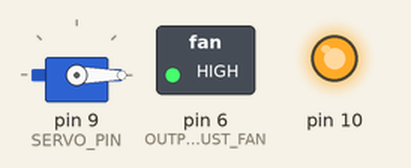
A program run on a simulated Arduino Uno, built with avr-gcc and run on an emulated ATmega328P. On the bench: servo, switched loads named in the program (green lamp = pin HIGH), output pins drawn as LEDs (lit = HIGH).

Above: at 0.1 s.
Timing chart, 0 to 1.6 s (numbered marks = the images above):
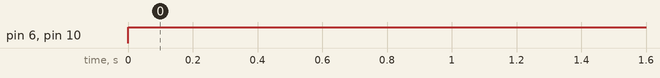

The program:

main.cpp
```cpp
#include <Arduino.h>

#include <common.hpp>
#include <Servo.h>
#include <util.hpp>

#include <PID_v1.h>

// Declared weak in Arduino.h to allow user redefinitions.
int atexit(void (*/*func*/)()) { return 0; }

// Weak empty variant initialization function.
// May be redefined by variant files.
void initVariant() __attribute__((weak));
void initVariant() {}

void setupUSB() __attribute__((weak));
void setupUSB() {}

#define US_SENSOR_LEFT US_SENSOR_1
#define US_SENSOR_RIGHT US_SENSOR_2
#define US_SENSOR_FRONT US_SENSOR_3

int main(void)
{
    init();

    initVariant();

#if defined(USBCON)
    USBDevice.attach();
#endif

    /**
     * @brief Begin of setup() and initialization of variables and objects
     *
     */

    Serial.begin(9600);

    /**
     * @brief PID controller used for front sensor
     *
     */
    double set_point, input, output;
    PID pid_controller(&input, &output, &set_point, 0, 10, 0, P_ON_M, DIRECT);
    set_point = 20.0;
    pid_controller.SetOutputLimits(0, 255);
    pid_controller.SetMode(AUTOMATIC);


    /**
     * @brief Input variable for US sensors
     *
     */
    unsigned long us_sensor_buffer[3];

    double distance_left, distance_front, distance_right;

    /**
     * @brief Servo motor object
     *
     */
    Servo servo_motor;

    servo_motor.attach(SERVO);

    hc::StateMachine state_machine(20.0);

    // pinMode(LIFT_FAN, OUTPUT);
    pinMode(THRUST_FAN, OUTPUT);

    pinMode(US_SENSOR_LEFT, INPUT);
    pinMode(US_SENSOR_RIGHT, INPUT);
    pinMode(US_SENSOR_FRONT, INPUT);

    pinMode(LED_GREEN, OUTPUT);
    pinMode(SERVO, OUTPUT);
    pinMode(LED_WARNING, OUTPUT);

    /**
     * @brief Super-loop
     *
     */
    while (true)
    {


        analogWrite(LIFT_FAN, 255);
        analogWrite(THRUST_FAN, 255);

        /**
         * @brief Measures the time of a pulse length when in HIGH state
         * Value returns the speed of sound which can then be converted to cm
         *
         */

        us_sensor_buffer[0] = pulseIn(US_SENSOR_LEFT, HIGH);
        us_sensor_buffer[1] = pulseIn(US_SENSOR_FRONT, HIGH);
        us_sensor_buffer[2] = pulseIn(US_SENSOR_RIGHT, HIGH);

        if ((us_sensor_buffer[0] > 0) && (us_sensor_buffer[0] <= 37500))
        {
            distance_left = us_sensor_buffer[0] / 147 * 2.54;
        }

        if ((us_sensor_buffer[1] > 0) && (us_sensor_buffer[1] <= 37500))
        {
            distance_front = us_sensor_buffer[1] / 147 * 2.54;
        }

        if ((us_sensor_buffer[2] > 0) && (us_sensor_buffer[2] <= 37500))
        {
            distance_right = us_sensor_buffer[2] / 147 * 2.54;
        }

        /**
         * @brief runs the state machine logic for next state value
         *
         */

        hc::STATE current_state = state_machine.run(distance_left, distance_front, distance_right);


        /**
         * @brief Init of output logic based on next state and input value
         * This is a representation of a miley machine which outputs the required angle based on the currents state of the hovercraft and the input provided.
         * Servo is defined as an actuator which can perform rotation from -90 to +90
         * if on state LEFT: servo is at -90 degrees (MIN_PULSE_WIDTH)
         * if on state FRONT: servo is at 0 degree (MIN_PULSE_WIDTH + MAX_PULSE_WIDTH) / 2
         * if on state RIGHT: servo is at +90 degree (MAX_PULSE_WIDTH)
         *
         * Note that an additional check is made in case the state has changed. It ensures that the servo performs a smooth rotation preventing the hovercraft to enter in an undesired state.
         *
         * Note that thrust fan speed is decreased for smooth rotation
         */
        if (current_state == hc::STATE::LEFT)
        {

            if (state_machine.get_changed_state())
            {

                analogWrite(THRUST_FAN, 75);
                int temp_init = MIN_PULSE_WIDTH;
                int temp_limit = servo_motor.readMicroseconds();

                for (int i = temp_limit; i >= temp_init; i--)
                {
                    servo_motor.writeMicroseconds(i);
                    delay(1);
                }
            }

            servo_motor.writeMicroseconds(MIN_PULSE_WIDTH + 25);

            Serial.print("[LEFT] front_sensor: ");
            Serial.println(distance_front);

            analogWrite(THRUST_FAN, 215);
        }
        else if (current_state == hc::STATE::FRONT)
        {
            if (state_machine.get_changed_state())
            {

                analogWrite(THRUST_FAN, 75);
                int temp_init = servo_motor.readMicroseconds();
                int temp_limit = (MIN_PULSE_WIDTH + MAX_PULSE_WIDTH) / 2;

                if (temp_init < temp_limit)
                    for (int i = temp_init; i <= temp_limit; i++)
                    {
                        servo_motor.writeMicroseconds(i);
                        delay(1);
                    }

                else
                {
                    Serial.println("CHANGED TO FRONT");

                    for (int i = temp_init; i >= temp_limit; i--)
                    {
                        servo_motor.writeMicroseconds(i);
                        delay(1);
                    }
                }
            }

            /**
             * @brief PID CONTROLLER for front sensor during turning. Since this is a critical state for the hovercraft, we ensure that the servo smoothly adjusts its angle based on the left sensor value.
             *
             */

            input = distance_left;
            // input =  hc::Util::map(distance_left, 13.0, 40.0, 0, 255);
            pid_controller.Compute();

            // PID should output to correct value
             servo_motor.writeMicroseconds(
                 hc::Util::map(output, 0, 255, 1525 + 50, 1525 - 50 )
             );

            // servo_motor.writeMicroseconds((MIN_PULSE_WIDTH + MAX_PULSE_WIDTH) / 2);

            Serial.println("FRONT");
            analogWrite(THRUST_FAN, 215);
        }

        else if (current_state == hc::STATE::RIGHT)
        {
            if (state_machine.get_changed_state())
            {
                analogWrite(THRUST_FAN, 75);
                int temp_init = min(servo_motor.readMicroseconds(), MAX_PULSE_WIDTH);
                int temp_limit = max(servo_motor.readMicroseconds(), MAX_PULSE_WIDTH);

                for (int i = temp_init; i <= temp_limit; i++)
                {
                    servo_motor.writeMicroseconds(i);
                    delay(1);
                }
            }

            servo_motor.writeMicroseconds(MAX_PULSE_WIDTH);
            Serial.println("RIGHT");
            analogWrite(THRUST_FAN, 215);
        }

        if (serialEventRun)
            serialEventRun();

        /**
         * @brief Overall delay
         *
         */
        delay(10);
    }

    return 0;
}
```

test.cpp
```cpp
#include <Arduino.h>

#include <Servo.h>
#include <util.hpp>


#include <PID_v1.h>

#define DEBUG


#define OUTPUT_THRUST_FAN 6


#define BATTERY_STATUS A6


#define SERVO_PIN 9

#define LED_PIN 5

#define US_SENSOR 3


Servo servo;


/**
 * @brief PID controller set for adjusting US Sensors input values
 *
 */

unsigned long us_sensor_buffer;
double us_cm_input, us_cm_output, setPoint;
PID pid_controller(&us_cm_input, &us_cm_output, &setPoint, 2.0,  5.0, 1.0, P_ON_M, DIRECT);
unsigned long windowStartTime;
int windowSize = 1000;


void setup() {

  windowStartTime = millis();


  Serial.begin(9600);


  servo.attach(SERVO_PIN);

  while(!Serial);

  pinMode(OUTPUT_THRUST_FAN, OUTPUT);
  pinMode(10, OUTPUT);


}


void loop() {

    analogWrite(OUTPUT_THRUST_FAN, 255);

    analogWrite(10, 255);

    servo.writeMicroseconds(MIN_PULSE_WIDTH);
}
```

Measured:
- by itself, pin 6 (OUTPUT_THRUST_FAN), pin 10: LOW → HIGH at 0.00 s
